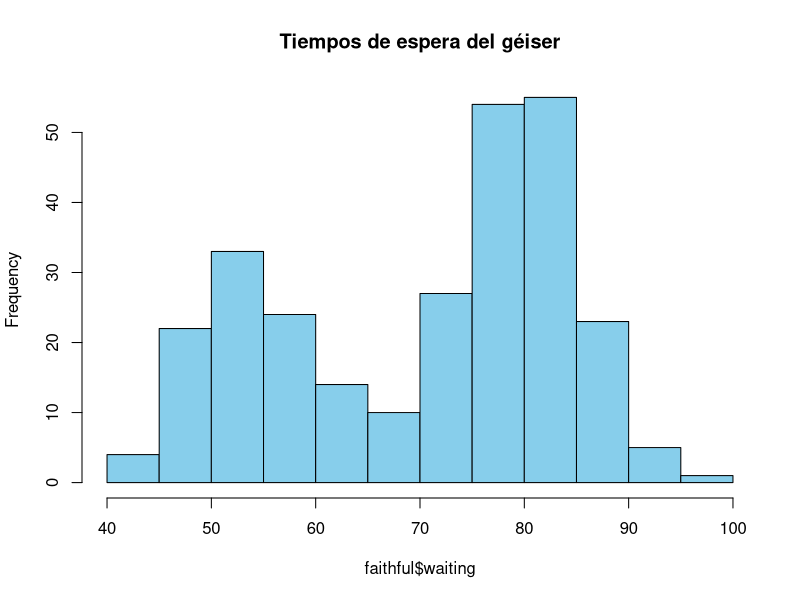
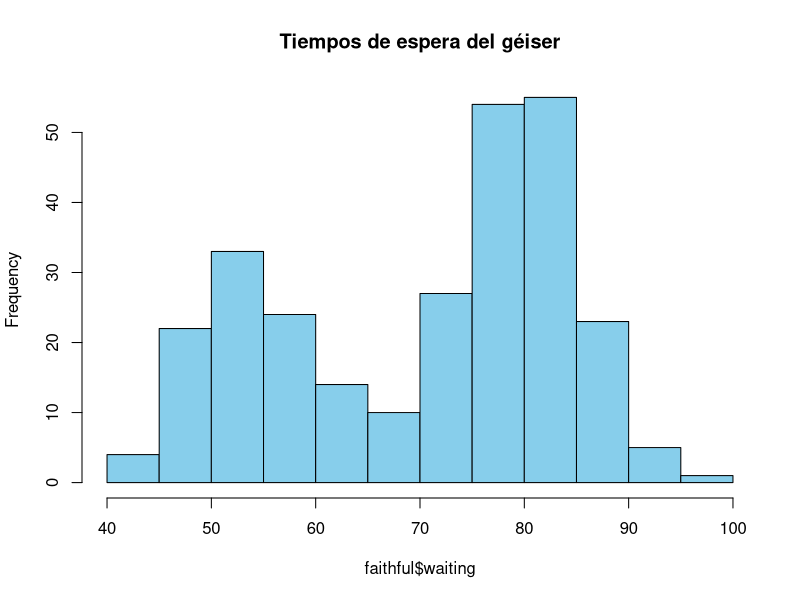

R code for these plots, in order:
## ---- chunk 1
#| echo: false
hist(faithful$waiting, col = "skyblue",
     main = "Tiempos de espera del géiser")
## ---- chunk 2
#| label: fig-histograma
#| fig-cap: "Histograma de los tiempos de espera del géiser"
#| fig.width: 6
hist(faithful$waiting, col = "skyblue",
     main = "Tiempos de espera del géiser")
